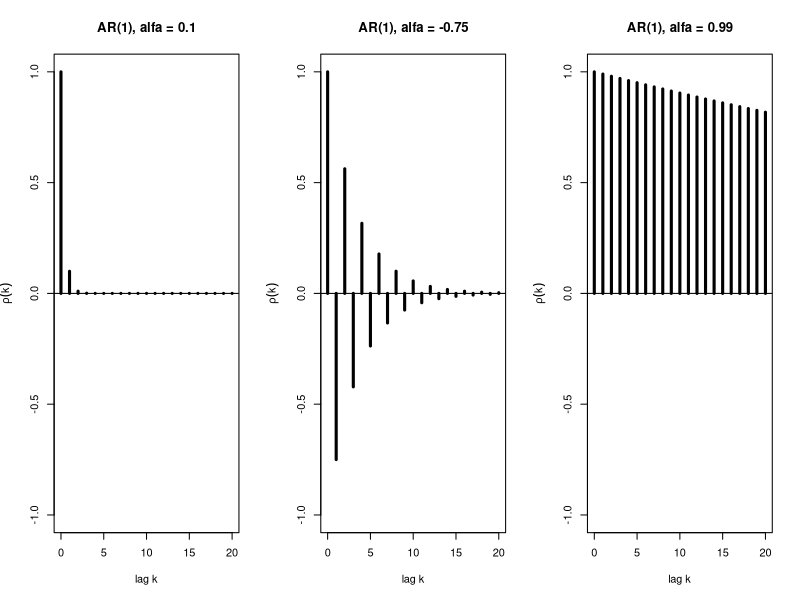
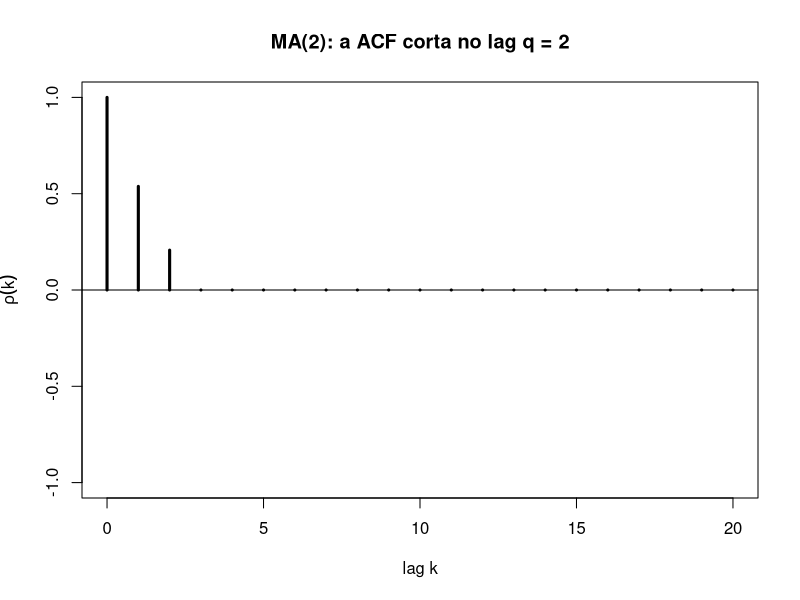

Recreate these plots in R, in order.
# =====================================================================
# 3o TRABALHO PRATICO - HIDROLOGIA ESTOCASTICA (EHR806)
# QUESTAO 7 - ACF teorica: (a) AR(1) com alfa = 0,1; -0,75; 0,99
#                          (b) Medias moveis de ordem q
# =====================================================================
graphics.off()          # fecha graficos antigos (evita Plots vazio no RStudio)
lag.max <- 20           # vamos olhar do lag 0 ate o lag 20
k <- 0:lag.max          # k = "quantos passos para tras"

# ---------------------------------------------------------------------
# (a) AR(1): a formula do professor e  rho(k) = alfa^k
#     (cada passo para tras multiplica por alfa de novo)
# ---------------------------------------------------------------------
alfas <- c(0.1, -0.75, 0.99)
par(mfrow = c(1, 3))     # 3 graficos lado a lado
for (a in alfas) {
  rho <- a^k                                  # a formula do professor
  rho.R <- ARMAacf(ar = a, lag.max = lag.max) # o proprio R calcula (conferencia)
  cat("alfa =", a, "| maior diferenca formula x R =",
      format(max(abs(rho - rho.R)), digits = 3), "\n")
  print(round(rho[1:6], 4))                   # lags 0 a 5
  plot(k, rho, type = "h", lwd = 3, ylim = c(-1, 1), # type="h" = barrinhas
       xlab = "lag k", ylab = expression(rho(k)),
       main = paste("AR(1), alfa =", a))
  abline(h = 0)
}
par(mfrow = c(1, 1))     # volta ao normal (forma correta: mfrow = c(1,1))

# ---------------------------------------------------------------------
# (b) MA(q): rho(k) CORTA no lag q  (rho(k) = 0 para k > q)
#     Exemplo: MA(2)  Xt = Zt + 0,6 Zt-1 + 0,3 Zt-2   (beta0 = 1)
# ---------------------------------------------------------------------
beta <- c(1, 0.6, 0.3)                 # beta0, beta1, beta2
q <- length(beta) - 1                  # q = 2
rho.ma <- numeric(lag.max + 1); rho.ma[1] <- 1     # rho(0) = 1
for (kk in 1:lag.max) {
  if (kk <= q) {                       # formula do professor para k = 1..q
    rho.ma[kk + 1] <- sum(beta[1:(q - kk + 1)] * beta[(1 + kk):(q + 1)]) / sum(beta^2)
  } else {
    rho.ma[kk + 1] <- 0                # k > q  -> zero (corta)
  }
}
rho.ma.R <- ARMAacf(ma = beta[-1], lag.max = lag.max)
cat("MA(2): maior diferenca formula x R =",
    format(max(abs(rho.ma - rho.ma.R)), digits = 3), "\n")
print(round(rho.ma[1:6], 4))
plot(k, rho.ma, type = "h", lwd = 3, ylim = c(-1, 1),
     xlab = "lag k", ylab = expression(rho(k)),
     main = "MA(2): a ACF corta no lag q = 2")
abline(h = 0)
